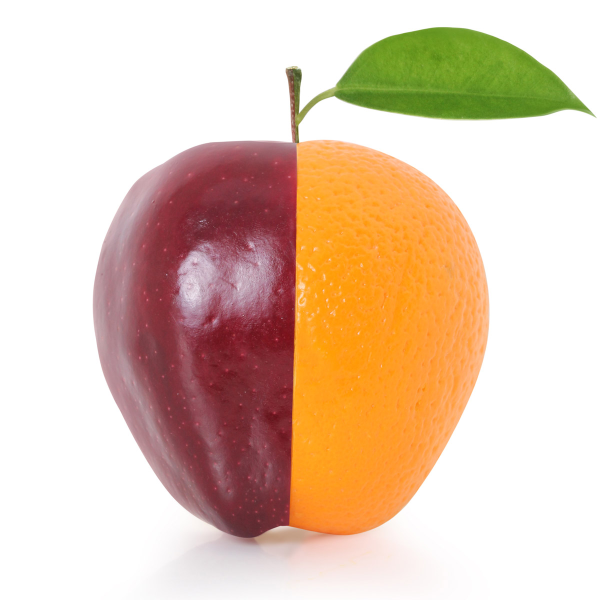
%> input picture HW5 image segmentation/q3_seed_pixel/raw.png, 1200 x 1200 px (shown at 1/2 size)
$ octave q3_seed_pixel.m   (GNU Octave 9; MATLAB toolbox functions it lacks are replaced by stand-ins)
%> lines starting %> are read from the running program, lines starting %| are printed output that depends on the picture; in (x1, y1, x2, y2) boxes, pixels count from 0 and x2, y2 are one past the last pixel; in counts of white or black regions, pixels touching at a corner belong together; the program's own positions count from 1
rgb=imread('C:\Users\Suppakorn\Documents\raw.png');
%> rgb is the input picture: size 1200x1200x3 uint8; mean R, G, B 227.3, 200.5, 178.5
subplot(2,2,1);
imshow(rgb);
title('raw image');
g= rgb2gray(rgb);
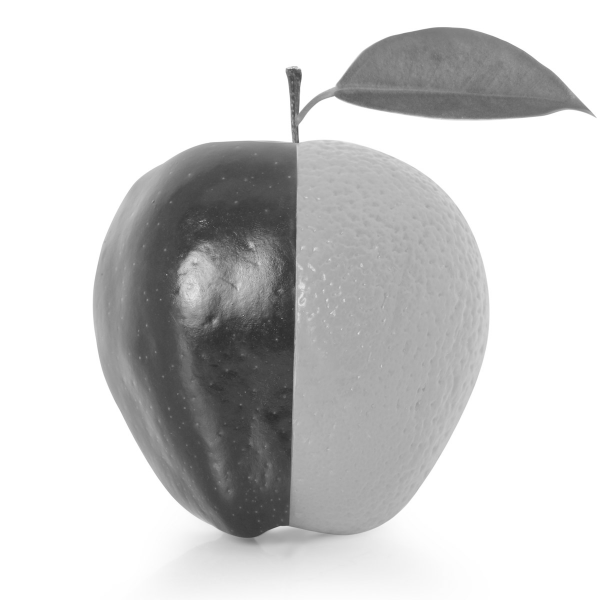
%> g: size 1200x1200 uint8 (shown at 1/2 size); min 42, max 255, mean 206
subplot(2,2,2);
imshow(g);
title('gray image');

apple_tolerance=81;
apple_row = 681;
apple_col = 318;
apple = grayconnected(g,apple_row,apple_col,apple_tolerance);% ready used seed pixel code from matlab
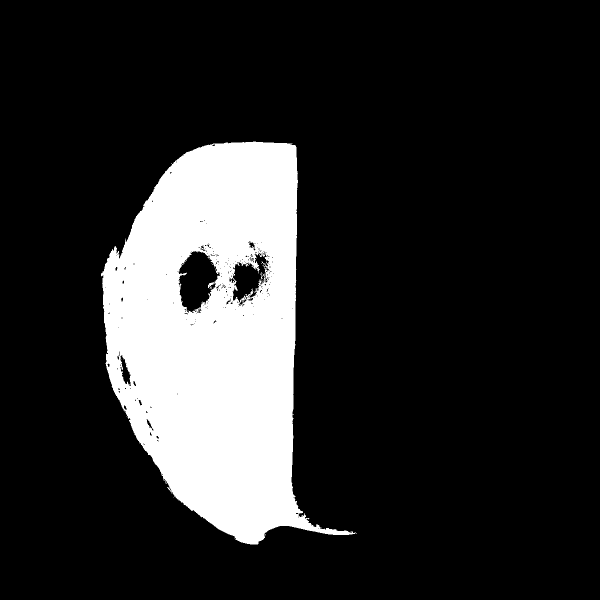
%> apple: size 1200x1200 logical (shown at 1/2 size); 16.4% white; 1 white region, box (x1, y1, x2, y2) and area: (202, 283, 714, 1089) 235918
subplot(2,2,3);
imshow(apple);
title('apple');

orange_tolerance=19;
orange_row = 693;
orange_col = 747;
orange = grayconnected(g,orange_row,orange_col,orange_tolerance);
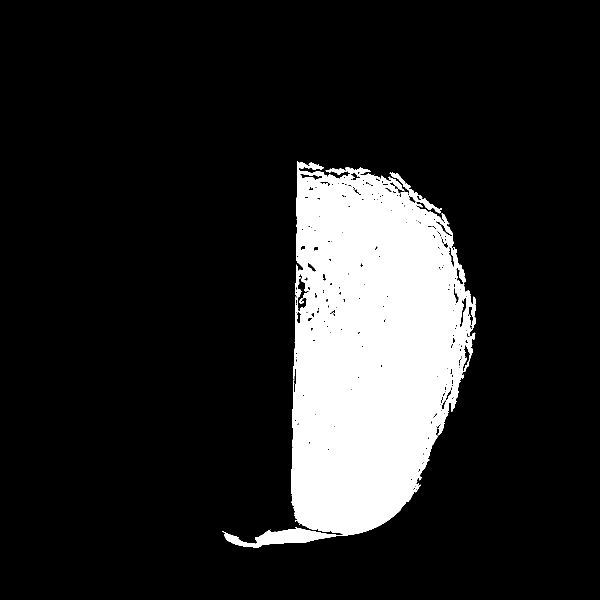
%> orange: size 1200x1200 logical (shown at 1/2 size); 14.6% white; 1 white region, box (x1, y1, x2, y2) and area: (444, 322, 952, 1095) 210473
subplot(2,2,4);
imshow(orange);
title('orange');
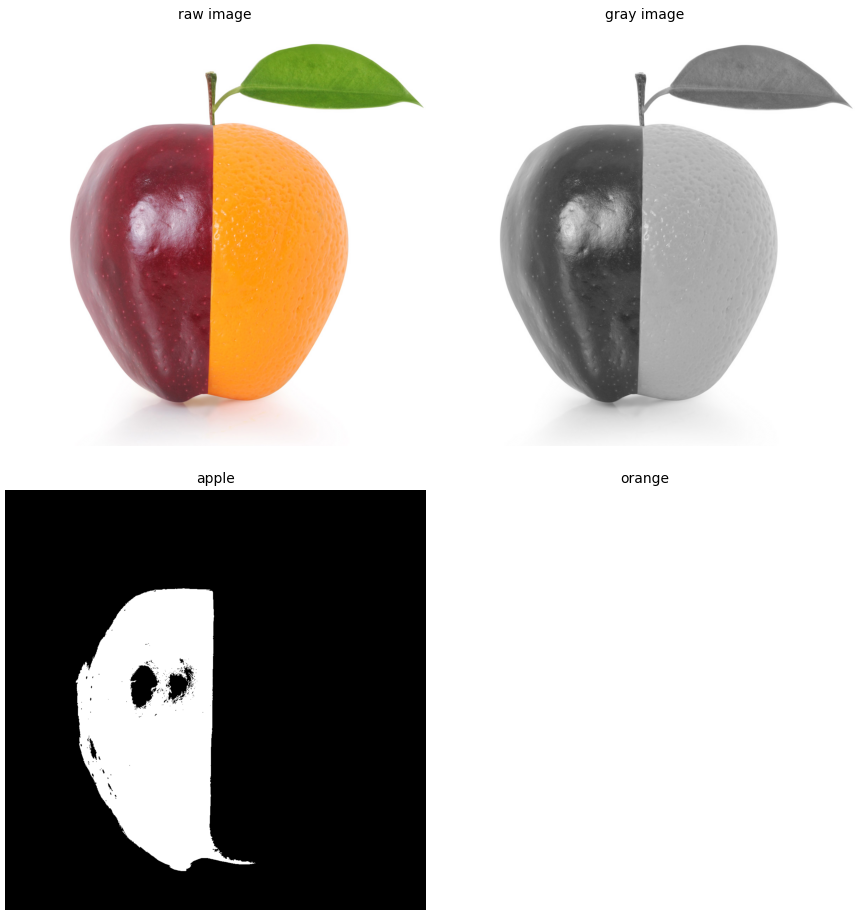
%> figure redrawn from the program's plot data, 4 panels
